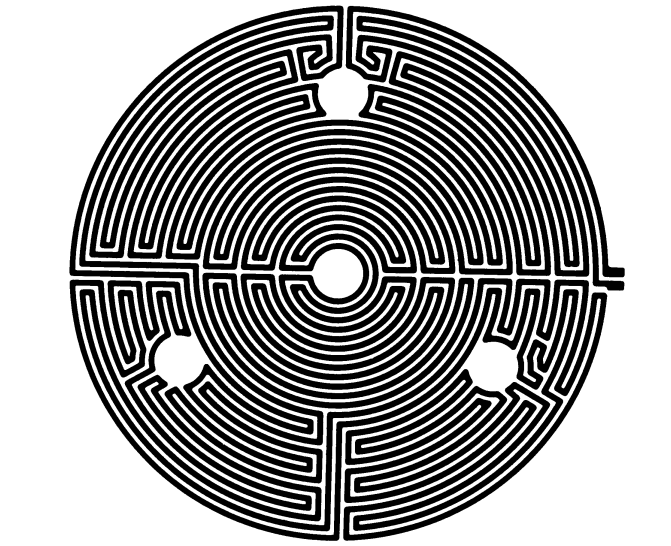
#> input picture heaterpattern.png, 1342 x 1091 px, found by its file name (shown at 1/2 size)
$ python 'heaterpattern_graph_design copy2.py'
#> lines starting #> are read from the running program, lines starting #| are printed output that depends on the picture; after the words box and inside, x2 and y2 are one past the last pixel; in counts of white or black regions, pixels touching at a corner belong together
import cv2 as cv
import numpy as np
import pandas as pd
import matplotlib.pyplot as plt
import copy
#%% Read a picture
img = cv.imread('/home/pengfei/projects/PyTorchStudy/heaterpattern.png',0)
#> img is the input picture: shape (1091, 1342); min 0, max 255, mean 157.6
ret,img_bin = cv.threshold(img,127,255,cv.THRESH_BINARY)
#> img_bin: shape (1091, 1342); 61.8% white; 2 black regions, box (x1, y1, x2, y2) and area: (139, 11, 1249, 967) 393679, (139, 556, 1215, 1082) 165799
plt.imshow(img_bin)
df_tosave = pd.DataFrame(img_bin)
#> df_tosave = table of 1091 rows and 1342 columns
df_tosave.to_csv("temp_df_save.csv")
# coordinate of the first dark, or the starting point of the maze
start_pix_rowid = 537
start_pix_colid = 1248
start_pix_color = img_bin[start_pix_rowid,start_pix_colid]
#> start_pix_color = 0
img_bin_copy = copy.deepcopy(img_bin)
img_bin_copy[start_pix_rowid,start_pix_colid] = 120
#> img_bin_copy: shape (1091, 1342); min 0, max 255, mean 157.6
plt.imshow(img_bin_copy)

#%% using breadth first search
visited = [] # List to keep track of visited nodes.
queue = []     #Initialize a queue
counter = 0
image_count = 0

node = [start_pix_rowid, start_pix_colid]
visited.append(node)
queue.append(node)

while queue:
    s = queue.pop(0)
    # [5 lines of commented-out code are left out]
    counter = counter + 1
    if counter > 10000:
        image_count = image_count + 1
        for content in visited:
            img_bin_copy[content[0],content[1]] = 120
        plt.imshow(img_bin_copy)
        plt.savefig("image_{}".format(image_count))
        plt.close("all")
        #plt.pause(0.001)
        #plt.show()
        print("draw picture")
        counter = 0
        visited = []
        #queue = []


    for idx in range(4):
      # pixright_rowid = s[0]
      # pixright_colid = s[1] + 1
      pixneighbor_ids = [[s[0],s[1]+1],[s[0]-1,s[1]],[s[0],s[1]-1],[s[0]+1,s[1]]]
      pixneighbor_ids_real = []
      for pix_id in pixneighbor_ids:
        if pix_id[0] < 1091 and pix_id[1] < 1342 and img_bin_copy[pix_id[0],pix_id[1]] < 1:
          pixneighbor_ids_real.append(pix_id)

    for neighbor in pixneighbor_ids_real:
        if neighbor not in visited:
            visited.append(neighbor)
            queue.append(neighbor)
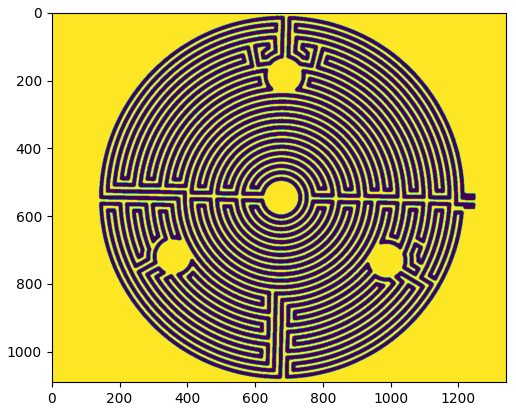
#> figure drawn by matplotlib, 1 panel
